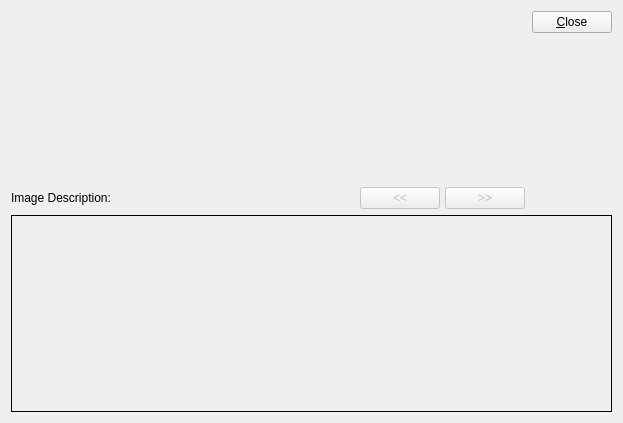
<ui version="4.0" >
 <author></author>
 <comment>This file is part of the xTuple ERP: PostBooks Edition, a free and
open source Enterprise Resource Planning software suite,
Copyright (c) 1999-2010 by OpenMFG LLC, d/b/a xTuple.
It is licensed to you under the Common Public Attribution License
version 1.0, the full text of which (including xTuple-specific Exhibits)
is available at www.xtuple.com/CPAL.  By using this software, you agree
to be bound by its terms.</comment>
 <exportmacro></exportmacro>
 <class>itemImages</class>
 <widget class="QWidget" name="itemImages" >
  <property name="geometry" >
   <rect>
    <x>0</x>
    <y>0</y>
    <width>623</width>
    <height>423</height>
   </rect>
  </property>
  <property name="windowTitle" >
   <string>List Item Images</string>
  </property>
   <layout class="QVBoxLayout" >
    <item>
     <layout class="QHBoxLayout" >
      <property name="margin" >
       <number>0</number>
      </property>
      <property name="spacing" >
       <number>7</number>
      </property>
      <item>
       <layout class="QVBoxLayout" >
        <property name="margin" >
         <number>0</number>
        </property>
        <property name="spacing" >
         <number>5</number>
        </property>
        <item>
         <layout class="QHBoxLayout" >
          <property name="margin" >
           <number>0</number>
          </property>
          <property name="spacing" >
           <number>0</number>
          </property>
          <item>
           <widget class="ItemCluster" name="_item" />
          </item>
          <item>
           <spacer>
            <property name="orientation" >
             <enum>Qt::Horizontal</enum>
            </property>
            <property name="sizeType" >
             <enum>QSizePolicy::Expanding</enum>
            </property>
            <property name="sizeHint" >
             <size>
              <width>20</width>
              <height>20</height>
             </size>
            </property>
           </spacer>
          </item>
         </layout>
        </item>
        <item>
         <layout class="QHBoxLayout" >
          <property name="margin" >
           <number>0</number>
          </property>
          <property name="spacing" >
           <number>2</number>
          </property>
          <item>
           <layout class="QHBoxLayout" >
            <property name="margin" >
             <number>0</number>
            </property>
            <property name="spacing" >
             <number>5</number>
            </property>
            <item>
             <widget class="QLabel" name="_imageDescriptionLit" >
              <property name="text" >
               <string>Image Description:</string>
              </property>
              <property name="alignment" >
               <set>Qt::AlignLeading|Qt::AlignLeft|Qt::AlignVCenter</set>
              </property>
             </widget>
            </item>
            <item>
             <widget class="QLabel" name="_description" >
              <property name="sizePolicy" >
               <sizepolicy>
                <hsizetype>7</hsizetype>
                <vsizetype>5</vsizetype>
                <horstretch>0</horstretch>
                <verstretch>0</verstretch>
               </sizepolicy>
              </property>
              <property name="text" >
               <string/>
              </property>
              <property name="alignment" >
               <set>Qt::AlignLeading|Qt::AlignLeft|Qt::AlignVCenter</set>
              </property>
             </widget>
            </item>
           </layout>
          </item>
          <item>
           <layout class="QHBoxLayout" >
            <property name="margin" >
             <number>0</number>
            </property>
            <property name="spacing" >
             <number>5</number>
            </property>
            <item>
             <widget class="QPushButton" name="_prev" >
              <property name="enabled" >
               <bool>false</bool>
              </property>
              <property name="text" >
               <string>&lt;&lt;</string>
              </property>
             </widget>
            </item>
            <item>
             <widget class="QPushButton" name="_next" >
              <property name="enabled" >
               <bool>false</bool>
              </property>
              <property name="text" >
               <string>>></string>
              </property>
             </widget>
            </item>
           </layout>
          </item>
         </layout>
        </item>
       </layout>
      </item>
      <item>
       <layout class="QVBoxLayout" >
        <property name="margin" >
         <number>0</number>
        </property>
        <property name="spacing" >
         <number>0</number>
        </property>
        <item>
         <widget class="QPushButton" name="_close" >
          <property name="text" >
           <string>&amp;Close</string>
          </property>
         </widget>
        </item>
        <item>
         <spacer>
          <property name="orientation" >
           <enum>Qt::Vertical</enum>
          </property>
          <property name="sizeHint" >
           <size>
            <width>20</width>
            <height>20</height>
           </size>
          </property>
         </spacer>
        </item>
       </layout>
      </item>
     </layout>
    </item>
    <item>
     <widget class="QLabel" name="_image" >
      <property name="sizePolicy" >
       <sizepolicy>
        <hsizetype>7</hsizetype>
        <vsizetype>7</vsizetype>
        <horstretch>0</horstretch>
        <verstretch>0</verstretch>
       </sizepolicy>
      </property>
      <property name="frameShape" >
       <enum>QFrame::Box</enum>
      </property>
      <property name="scaledContents" >
       <bool>false</bool>
      </property>
      <property name="alignment" >
       <set>Qt::AlignCenter</set>
      </property>
     </widget>
    </item>
   </layout>
 </widget>
 <layoutdefault spacing="6" margin="11" />
 <pixmapfunction>qPixmapFromMimeSource</pixmapfunction>
 <customwidgets>
  <customwidget>
   <class>ItemCluster</class>
   <extends>QWidget</extends>
   <header>itemcluster.h</header>
   <container>1</container>
   <pixmap></pixmap>
  </customwidget>
 </customwidgets>
 <includes/>
 <resources/>
 <connections>
  <connection>
   <sender>_close</sender>
   <signal>clicked()</signal>
   <receiver>itemImages</receiver>
   <slot>close()</slot>
   <hints>
    <hint type="sourcelabel" >
     <x>20</x>
     <y>20</y>
    </hint>
    <hint type="destinationlabel" >
     <x>20</x>
     <y>20</y>
    </hint>
   </hints>
  </connection>
 </connections>
</ui>
